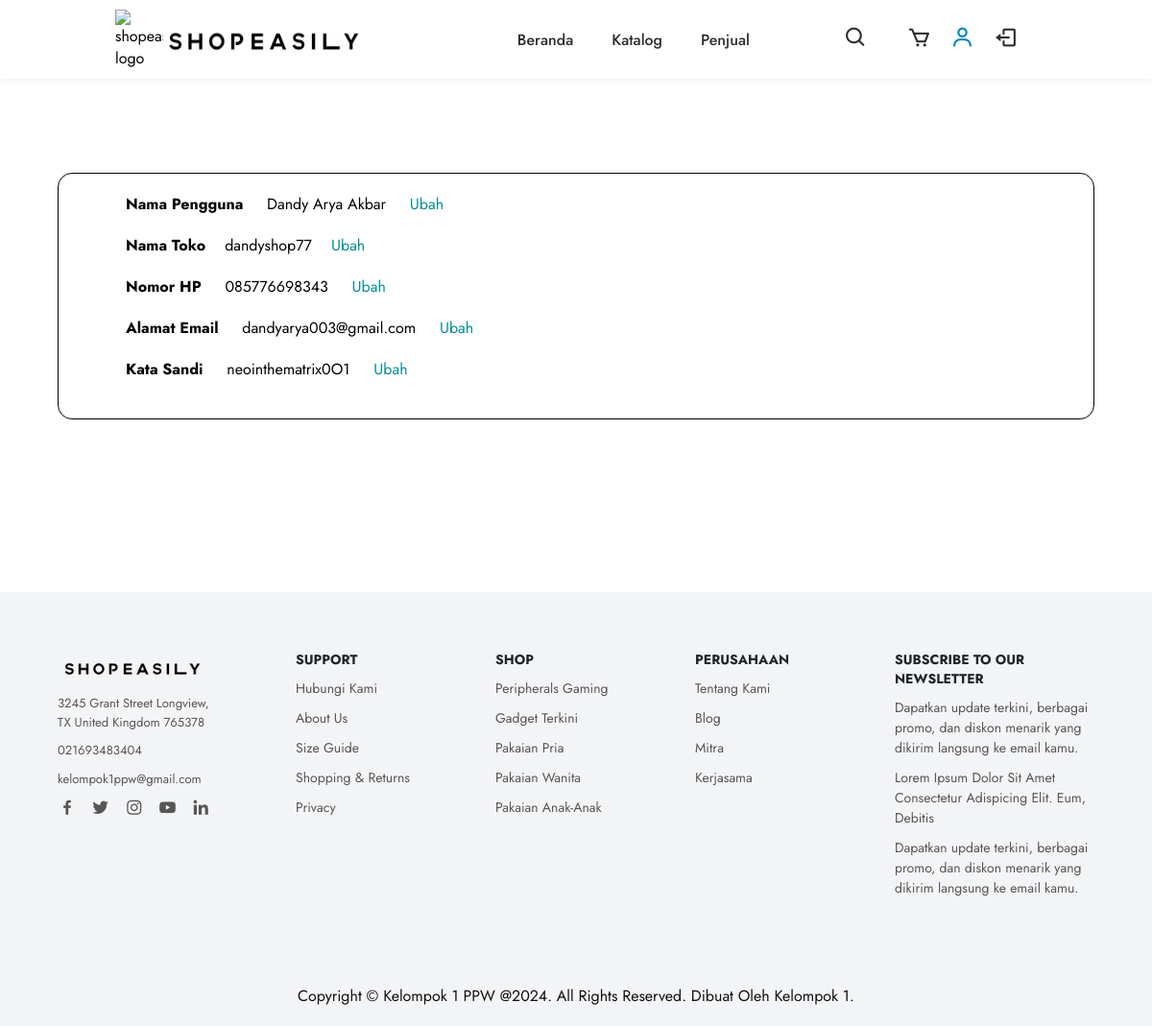
The app's page /profile.php (signed in) with its own data.
### tables this page shows
CREATE TABLE `user` (
  `idUser` smallint(50) NOT NULL,
  `idRole` smallint(50) NOT NULL,
  `namaToko` varchar(500) NOT NULL,
  `username` varchar(500) NOT NULL,
  `email` varchar(500) NOT NULL,
  `phoneNumber` varchar(100) NOT NULL,
  `password` varchar(500) NOT NULL
);

### database/database.php (called while the page is built, shortened)
<?php
function get_user_details($conn, $userId)
{
    $sql = "SELECT * FROM user WHERE idUser = ?";
    $stmt = $conn->prepare($sql);
    $stmt->bind_param("s", $userId);
    $stmt->execute();
    $result = $stmt->get_result();
    if ($result && $result->num_rows > 0) {
        return $result->fetch_assoc();
    } else {
        return [];
    }
}
?>

### profile.php (the view, shortened to what this page needs)
<?php
include "database/database.php";
include "database/connect.php";
$hasActivatedSeller = false;
if (isset($_SESSION['userId'])) {
    $userId = $_SESSION['userId'];
    $userDetails = get_user_details($conn, $userId);
    if ($userDetails['idRole'] != 0) {
        $hasActivatedSeller = true;
    }
} else {
    header("Location: login.php");
}
?>
<!DOCTYPE html>
<html lang="en">
<head>
    <link rel="stylesheet" type="text/css" href="assets/css/profile.css" />
    <link href='https://unpkg.com/boxicons@latest/css/boxicons.min.css' rel='stylesheet'>
    <link href="https://db.onlinewebfonts.com/c/48656eabd3fef6464367d956315c749a?family=Electronic+Arts+Text"
        rel="stylesheet">
    <link href="https://db.onlinewebfonts.com/c/cb2c6807809e3f956c87a1773338186e?family=Electronic+Arts+Text+Bold"
        rel="stylesheet">
    <link href="https://db.onlinewebfonts.com/c/e770a9e3ae1a8be2089472bc6391f697?family=Electronic+Arts+Display"
        rel="stylesheet">
</head>
<body>
    <header class="header" id="header">
        <a href="index.php" class="logo">
            <img src="assets/branding/shopeasily-logo-big.png" alt="shopeasily-logo" class="shopeasily-logo">
            <img src="assets/branding/shopeasily-name-big.png" alt="shopeasily-brand" class="shopeasily-brand">
        </a>
        <ul class="navmenu">
            <li class="homeNavButton">
                <a href="index.php">
                    Beranda
                </a>
            </li>
            <li class="catalogNavButton">
                <a href="catalog.php">
                    Katalog
                </a>
            </li>
            <li class="sellerpageNavButton">
                <a href="<?php if (!isset($_SESSION['userId'])) {
                    echo "login.php";
                } else {
                    echo "seller.php";
                } ?>">
                    Penjual
                </a>
            </li>
        </ul>
        <div class="nav-icon">
            <div class="box">
                <form action="search_results.php" class="search-for-products" method="POST">
                    <button type="submit" class="search-icon-container-submit">
                        <i class="bx bx-search">
                        </i>
                    </button>
                </form>
            </div>
            <a href="<?php if (!isset($_SESSION['userId'])) {
                echo "login.php";
            } else {
                echo "cart.php";
            } ?>" class="cartNavigation">
                <i class="bx bx-cart">
                </i>
            </a>
            <?php if (!isset($_SESSION['userId'])) { ?>
                <a href="login.php" class="loginNavigation">
                    <p class="loginNavigation">Login</p>
                </a>
                <a href="register.php" class="registerNavigation">
                    <p class="registerNavigation">Register</p>
                </a>
            <?php } else { ?>
                <a href="profile.php" class="profileNavigation">
                    <i class="bx bx-user">
                    </i>
                </a>
                <a href="logout.php" class="logoutNavigation">
                    <i class="bx bx-log-out">
                    </i>
                </a><?php } ?>
        </div>
    </header>
    <section class="profile">
        <div class="box-profile">
            <div class="info-section">
                <p><strong>Nama Pengguna</strong> <?php echo $userDetails["username"] ?> <a href="#">Ubah</a></p>
                <p><strong>Nama
                        Toko</strong><?php if (!$hasActivatedSeller) {
                            echo "-";
                        } else {
                            echo $userDetails["namaToko"];
                        } ?><?php if (!$hasActivatedSeller) { ?><a
                            href="seller.php">Aktifkan Fitur Seller</a><?php } else { ?><a href="#">Ubah</a><?php } ?></p>
                <p><strong>Nomor HP</strong> <?php echo $userDetails["phoneNumber"] ?> <a href="#">Ubah</a></p>
                <p><strong>Alamat Email</strong> <?php echo $userDetails["email"] ?> <a href="#">Ubah</a></p>
                <p><strong>Kata Sandi</strong> <?php echo $userDetails["password"] ?> <a href="#">Ubah</a></p>
            </div>
        </div>
    </section>
    <footer>
        <section class="contact">
            <div class="contact-info">
                <div class="first-info">
                    <img src="assets/branding/shopeasily-name.png" alt="logo-nama">
                    <p>3245 Grant Street Longview, <br> TX United Kingdom 765378</p>
                    <p>021693483404</p>
                    <p>kelompok1ppw@gmail.com</p>
                    <div class="social-icon">
                        <a href="https://www.facebook.com" target="_blank"><i class="bx bxl-facebook"></i></a>
                        <a href="https://x.com/home" target="_blank"><i class="bx bxl-twitter"></i></a>
                        <a href="https://www.instagram.com/" target="_blank"><i class="bx bxl-instagram"></i></a>
                        <a href="https://www.youtube.com/" target="_blank"><i class="bx bxl-youtube"></i></a>
                        <a href="https://www.linkedin.com/" target="_blank"><i class="bx bxl-linkedin"></i></a>
                    </div>
                </div>
                <div class="second-info">
                    <h4>Support</h4>
                    <p>Hubungi Kami</p>
                    <p>About Us</p>
                    <p>Size Guide</p>
                    <p>Shopping & Returns</p>
                    <p>Privacy</p>
                </div>
                <div class="third-info">
                    <h4>Shop</h4>
                    <p>Peripherals Gaming</p>
                    <p>Gadget Terkini</p>
                    <p>Pakaian Pria</p>
                    <p>Pakaian Wanita</p>
                    <p>Pakaian Anak-Anak</p>
                </div>
                <div class="fourth-info">
                    <h4>Perusahaan</h4>
                    <p>Tentang Kami</p>
                    <p>Blog</p>
                    <p>Mitra</p>
                    <p>Kerjasama</p>
                </div>
                <div class="fifth-info">
                    <h4>Subscribe to our newsletter</h4>
                    <p>Dapatkan update terkini, berbagai promo, dan diskon menarik yang dikirim langsung ke email kamu.
                    </p>
                    <p>Lorem Ipsum Dolor Sit Amet Consectetur Adispicing Elit. Eum, Debitis</p>
                    <p>Dapatkan update terkini, berbagai promo, dan diskon menarik yang dikirim langsung ke email kamu.
                    </p>
                </div>
            </div>
        </section>
        <div class="end-text">
            <p>Copyright © Kelompok 1 PPW @2024. All Rights Reserved. Dibuat Oleh Kelompok 1.</p>
        </div>
    </footer>
</body>
</html>

### assets/css/profile.css (style rules this page uses)
*, *::after, *::before { box-sizing: border-box; }
* { margin: 0; padding: 0; scroll-behavior: smooth; font-family: "Jost", sans-serif; list-style: none; text-decoration: none; }
a { color: inherit; text-decoration: none; cursor: pointer; }
header { position: fixed; width: 100%; top: 0; right: 0; z-index: 1000; display: flex; align-items: center; justify-content: space-between; padding: 10px 10%; background-color: #fff; box-shadow: 0px 0px 10px rgb(0 0 0 / 10%); }
.box { position: absolute; right: 23%; height: 30px; display: flex; cursor: pointer; padding: 10px 0px; background: #ffff; border-radius: 30px; align-items: center; transition: all 0.5s ease; z-index: 2000; }
.search-icon-container-submit { border: none; background: transparent; outline: none; cursor: pointer; padding: 0; }
.logo .shopeasily-logo { max-width: 50px; height: 50px; }
.logo .shopeasily-brand { position: relative; width: 200px; height: 20px; top: -13px; }
.navmenu { display: flex; position: relative; }
.navmenu a { color: #2c2c2c; font-size: 16px; text-transform: capitalize; padding: 10px 20px; font-weight: 500; transition: all 0.42s ease; cursor: pointer; }
.nav-icon { display: flex; align-items: center; }
.nav-icon i { margin-right: 20px; color: #2c2c2c; font-size: 25px; font-weight: 400; transition: all 0.42s ease; cursor: pointer; }
.nav-icon a { color: #2c2c2c; font-size: 16px; text-transform: capitalize; font-weight: 600; transition: all 0.42s ease; cursor: pointer; }
.profileNavigation i { color: #0085bd; }
section { padding: 5% 5%; }
section.profile { padding: 15% 5%; }
.box-profile { border: black 1px solid; border-radius: 15px; padding: 20px; margin: 0 auto; display: flex; }
.info-section p { padding-bottom: 20px; padding-left: 30px; }
.info-section a { color: #028e91; }
.info-section strong, .info-section a { padding: 20px; }
.contact { background-color: #f3f4f6; }
.contact-info { display: grid; grid-template-columns: repeat(auto-fit, minmax(160px, auto)); gap: 3rem; }
.first-info img { width: 200px; height: auto; margin: -80px 0px; position: relative; left: -22px; }
.contact-info h4 { color: #212529; font-size: 14px; text-transform: uppercase; margin-bottom: 10px; }
.contact-info p { color: #565656; font-size: 14px; font-weight: 400; line-height: 1.5; margin-bottom: 10px; cursor: pointer; transition: all 0.42s; }
.first-info p { font-size: 13px; }
.social-icon i { color: #565656; margin-right: 10px; font-size: 20px; transition: all 0.42s; }
.end-text { background-color: #f3f4f6; text-align: center; padding: 20px; }
.end-text p { color: #111; text-transform: capitalize; }

### records on screen
user: username "Dandy Arya Akbar", namaToko "dandyshop77", phoneNumber "085776698343", email "dandyarya003@gmail.com", password "neointhematrix0O1"
